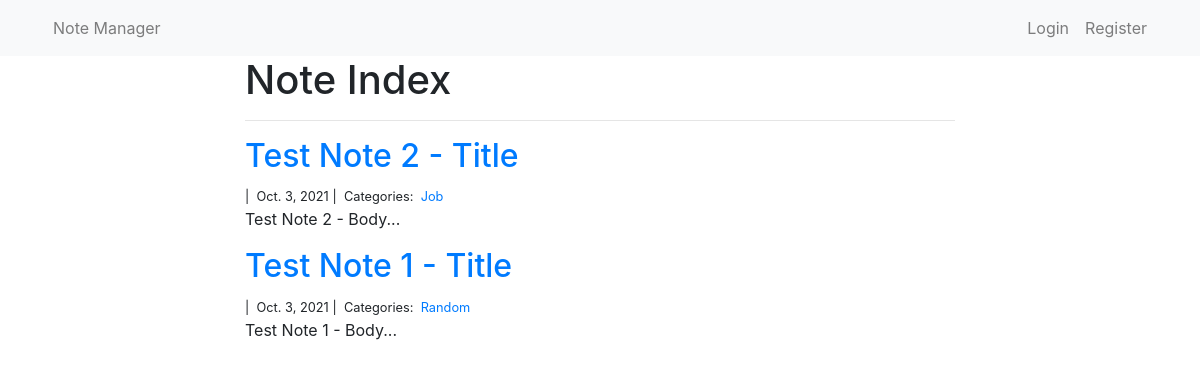
The app's page /note_manager/, older data.
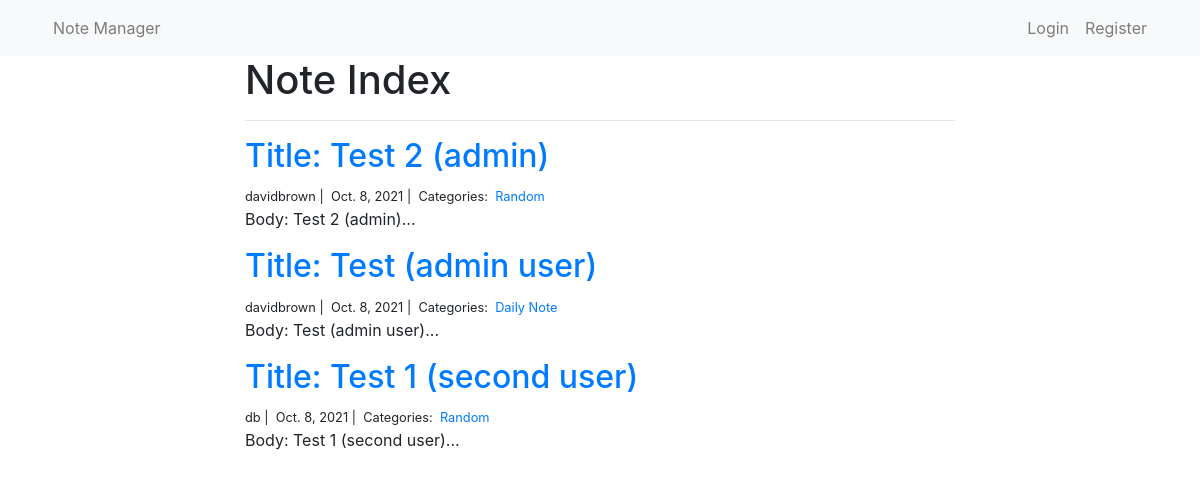
The same page, newer data.
### note_manager/models.py (models this page shows, shortened)
class Note(models.Model):
    title = models.CharField(max_length=255)
    body = models.TextField()
    created_on = models.DateTimeField(auto_now_add=True) # auto_now_add assigns curr data/time to this field whenever instance is created
    last_modified = models.DateTimeField(auto_now=True) # auto_now assigns curr date/time to field whenever instance is SAVED (edits)
    categories = models.ManyToManyField('Category', related_name='notes') # link categories/notes (many-to-many) using djangos ManytoManyField type
    author = models.ForeignKey(User, on_delete=models.CASCADE)

class Category(models.Model):
    name = models.CharField(max_length=20)

### note_manager/views.py (the view)
# urls.py: path("", views.note_index, name="note_index"),
def note_index(request):
    notes = Note.objects.all().order_by('-created_on')
    context = {
        "notes": notes,
    }
    return render(request, "note_index.html", context)

### note_manager/templates/note_index.html
{% extends "base.html" %}
{% block page_content %}
<div class="col-md-8 offset-md-2">
    <h1>Note Index</h1>
    <hr>
    {% for note in notes %}
    <h2><a href="{% url 'note_detail' note.pk%}">{{ note.title }}</a></h2>
    <small>
        {{ note.author }} |&nbsp;
        {{ note.created_on.date }} |&nbsp;
        Categories:&nbsp;
        {% for category in note.categories.all %}
        <a href="{% url 'note_category' category.name %}">
            {{ category.name }}
        </a>&nbsp;
        {% endfor %}
    </small>
    <p>{{ note.body | slice:":400" }}...</p>
    {% endfor %}
</div>
{% endblock %}

### asst/templates/base.html (shortened to what this page needs)
<!DOCTYPE html>
<html>
  <head>
    <link rel="stylesheet" href="https://stackpath.bootstrapcdn.com/bootstrap/4.1.3/css/bootstrap.min.css">
</head>
<body>
  <nav class="navbar navbar-expand-lg navbar-light bg-light">
      <div class="container">
          <div class="collapse navbar-collapse" id="navbarSupportedContent">
            <ul class="navbar-nav mr-auto">
              <li class="nav-item">
                <a class="nav-link" href="#">Note Manager</a>
              </li>
            </ul>
          </div>
          <div class="collapse navbar-collapse" id="navbarToggle">
            <div class="navbar-nav mr-auto">
              <a class="nav-item nav-link" href="#"></a>
              <a class="nav-item nav-link" href="#"></a>
            </div>
            <div class="navbar-nav">
              {% if user.is_authenticated %}
                <a class="nav-item nav-link" href="{% url 'profile' %}">Profile</a>
                <a class="nav-item nav-link" href="{% url 'note_index' user.username %}">Home</a>
                <a class="nav-item nav-link" href="{% url 'note_create' %}">Add</a>
                <a class="nav-item nav-link" href="{% url 'logout' %}">Logout</a>
              {% else %}
                <a class="nav-item nav-link" href="{% url 'login' %}">Login</a>
                <a class="nav-item nav-link" href="{% url 'register' %}">Register</a>
              {% endif %}
            </div>
          </div>
      </div>
  </nav>
  <div class="container">
      {% block page_content %}{% endblock %}
  </div>
</body>
</html>

Row changes from the older to the newer data that the page shows:
removed Note: title "Test Note 2 - Title", created_on "Oct. 3, 2021", body "Test Note 2 - Body", Category (name "Job")
removed Note: title "Test Note 1 - Title", created_on "Oct. 3, 2021", body "Test Note 1 - Body", Category (name "Random")
added Note: title "Title: Test 2 (admin)", author "davidbrown", created_on "Oct. 8, 2021", body "Body: Test 2 (admin)", Category (name "Random")
added Note: title "Title: Test (admin user)", author "davidbrown", created_on "Oct. 8, 2021", body "Body: Test (admin user)", Category (name "Daily Note")
added Note: title "Title: Test 1 (second user)", author "db", created_on "Oct. 8, 2021", body "Body: Test 1 (second user)", Category (name "Random")
